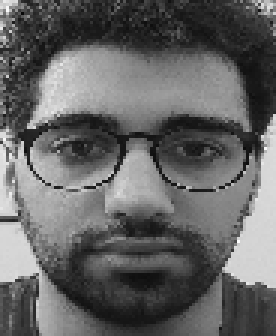
#> input picture T3/dataset/s1/1.pgm, 92 x 112 px, found by its file name (shown 3 times larger); its folder holds only this picture in this run
$ python MainCode.py
#> lines starting #> are read from the running program, lines starting #| are printed output that depends on the picture
### Assignment3/CreateDB.py
import numpy as np
from PIL import Image
import matplotlib.pyplot as plt

def DataSet(showResult=True):
#> called with showResult = False
    Data = np.zeros(shape=(10304, ), dtype= np.int8)
    Label = np.array([])

    for i in range(0,2):
        for a in range(1,11):
            image = Image.open(f'./dataset/s{i}/{a}.pgm')
#> image is the input picture: PIL image 92x112 L; min 8, max 253, mean 100.4
            for d in range(-15, 16, 1):
                r_img = image.rotate(d)
                data = np.asarray(r_img).reshape(-1)
                Data = np.vstack((Data,data))
                Label = np.append(Label,int(i))
#> this loop made 31 passes
#> pass 1, in DataSet, `r_img = image.rotate(d)`:
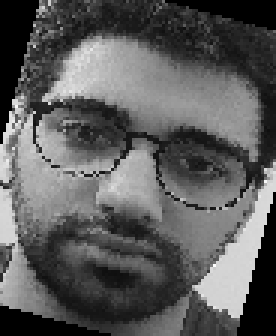
#> r_img: PIL image 92x112 L (shown 3 times larger); min 0, max 253, mean 91.3
#> pass 2, in DataSet, `r_img = image.rotate(d)`:
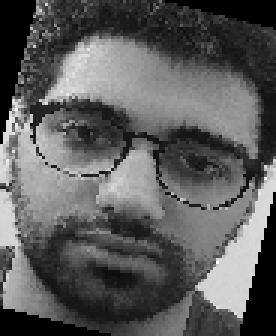
#> r_img: PIL image 92x112 L (shown 3 times larger); min 0, max 253, mean 91.6
#> pass 3, in DataSet, `r_img = image.rotate(d)`:
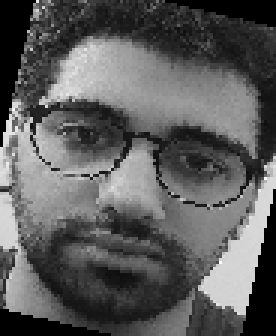
#> r_img: PIL image 92x112 L (shown 3 times larger); min 0, max 253, mean 91.9

    Label = Label.astype('int8')
    Data = Data[1:]

    print(f'All Data shape: {Data.shape}')

    if showResult:
        choose = np.random.choice(Data.shape[0], size=24, replace=False)
        someSamples , someSamplesLabel = Data[choose] , Label[choose]

        plt.figure(figsize=(10,7))
        plt.suptitle(f"Some Data from dataset")
        i=1
        for s in someSamples:
            plt.subplot(3,8,i)
            plt.axis('off')
            plt.title(f"L:{someSamplesLabel[i-1]}")
            plt.imshow(s.reshape(112,92),cmap='gray')
            i+=1
        plt.show()

    return Data , Label

### T3/MainCode.py
from PIL import Image
import numpy as np
import matplotlib.pyplot as plt
from sklearn.model_selection import train_test_split
from sklearn.decomposition import PCA
from CreateDB import DataSet
import numpy as np


# [19 lines of commented-out code are left out]


def CustomPCA(X, n_components):
    # محاسبه میانگین ستون‌ها
    mean_vector = np.mean(X, axis=0)

    # مرحله 1: تطبیق داده‌ها با میانگین
    centered_data = X - mean_vector

    # محاسبه ماتریس کوواریانس
    covariance_matrix = np.dot(centered_data.T, centered_data) / (X.shape[0] - 1)

    # مرحله 2: محاسبه بردار ویژه‌ها و مقادیر ویژه
    eigenvalues, eigenvectors = np.linalg.eigh(covariance_matrix)

    # مرتب‌سازی و انتخاب n_components بردار ویژه با بیشترین مقادیر ویژه
    indices = np.argsort(eigenvalues)[::-1]
    selected_eigenvectors = eigenvectors[:, indices[:n_components]]

    # مرحله 3: تبدیل داده‌ها به فضای کاهش یافته
    transformed_data = np.dot(centered_data, selected_eigenvectors)

    return transformed_data


#> (the run stopped early here; a loop or call above may not have finished)
